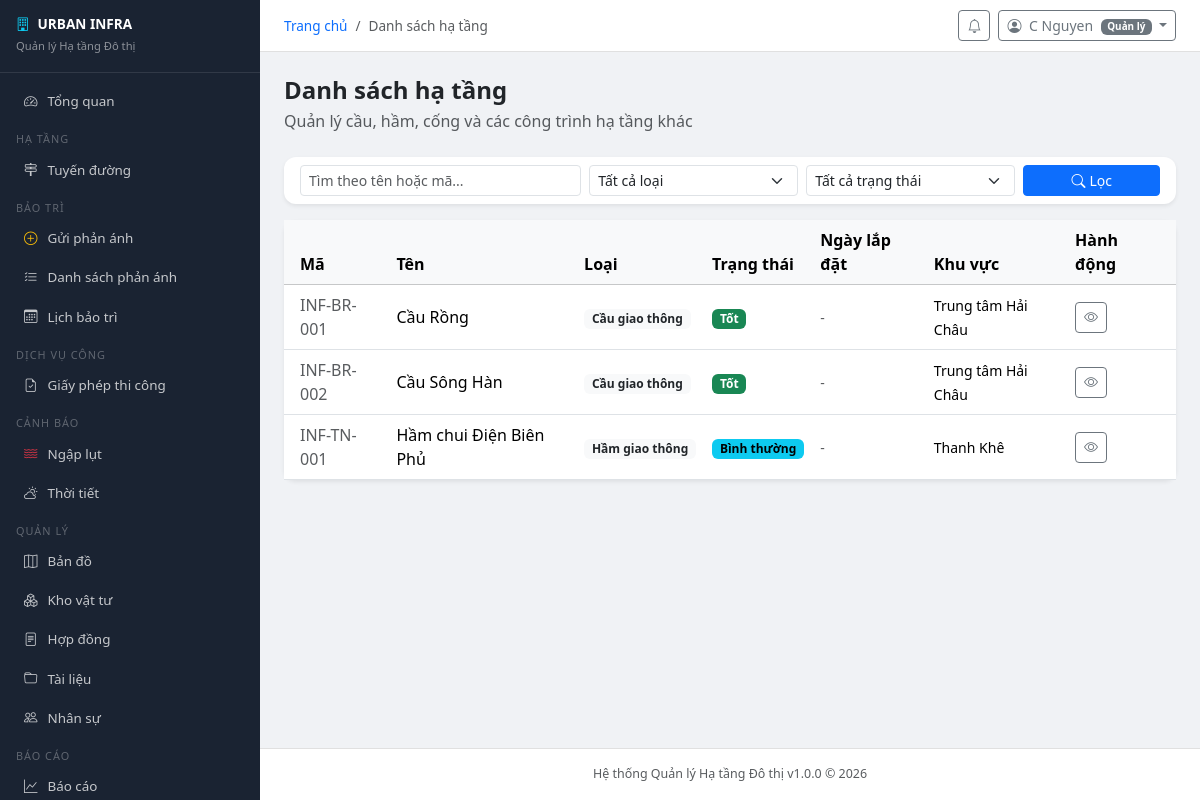
Page /infrastructure/infra/ (signed in) on the committed database.
### accounts/models.py (models this page shows, shortened)
class User(AbstractUser):
    ROLE_CHOICES = [
        ('admin', 'Quản trị viên hệ thống'),
        ('manager', 'Quản lý'),
        ('staff', 'Cán bộ kỹ thuật'),
        ('inspector', 'Kiểm định viên'),
        ('citizen', 'Người dân'),
    ]
    role = models.CharField('Vai trò', max_length=20, choices=ROLE_CHOICES, default='citizen')
    phone = models.CharField('Số điện thoại', max_length=15, blank=True)
    avatar = models.ImageField('Ảnh đại diện', upload_to='avatars/', blank=True, null=True)
    address = models.TextField('Địa chỉ', blank=True)
    district = models.CharField('Quận/Huyện', max_length=100, blank=True)
    ward = models.CharField('Phường/Xã', max_length=100, blank=True)
    is_locked = models.BooleanField('Bị khóa', default=False)
    locked_reason = models.TextField('Lý do khóa', blank=True)
    otp_secret = models.CharField(max_length=32, blank=True)
    two_factor_enabled = models.BooleanField('Xác thực 2 bước', default=False)
    created_at = models.DateTimeField('Ngày tạo', auto_now_add=True)
    updated_at = models.DateTimeField('Cập nhật', auto_now=True)
    class Meta:
        verbose_name = 'Người dùng'
        verbose_name_plural = 'Người dùng'
    @property
    def is_admin(self):
        return self.role == 'admin' or self.is_superuser
    @property
    def is_staff_member(self):
        return self.role in ('admin', 'manager', 'staff', 'inspector')

### infrastructure/models.py (models this page shows, shortened)
class Infrastructure(models.Model):
    STATUS_CHOICES = [
        ('good', 'Tốt'),
        ('normal', 'Bình thường'),
        ('needs_repair', 'Cần sửa chữa'),
        ('critical', 'Nguy hiểm'),
    ]
    type = models.ForeignKey(InfrastructureType, on_delete=models.CASCADE, verbose_name='Loại')
    name = models.CharField('Tên', max_length=200)
    code = models.CharField('Mã', max_length=50, unique=True)
    status = models.CharField('Trạng thái', max_length=15, choices=STATUS_CHOICES, default='good')
    installed_date = models.DateField('Ngày lắp đặt', null=True, blank=True)
    managing_unit = models.CharField('Đơn vị quản lý', max_length=200, blank=True)
    zone = models.ForeignKey(ManagementZone, on_delete=models.SET_NULL, null=True, blank=True)
    latitude = models.FloatField('Vĩ độ', null=True, blank=True)
    longitude = models.FloatField('Kinh độ', null=True, blank=True)
    description = models.TextField('Mô tả', blank=True)
    expected_lifespan_years = models.IntegerField('Tuổi thọ dự kiến (năm)', default=20)
    notes = models.TextField('Ghi chú', blank=True)
    created_at = models.DateTimeField(auto_now_add=True)
    updated_at = models.DateTimeField(auto_now=True)
    class Meta:
        verbose_name = 'Hạ tầng'
        verbose_name_plural = 'Hạ tầng'
        ordering = ['name']

class InfrastructureType(models.Model):
    name = models.CharField('Tên loại', max_length=100)
    code = models.CharField('Mã', max_length=20, unique=True)
    description = models.TextField('Mô tả', blank=True)
    class Meta:
        verbose_name = 'Loại hạ tầng'
        verbose_name_plural = 'Loại hạ tầng'

class ManagementZone(models.Model):
    name = models.CharField('Tên khu vực', max_length=100)
    district = models.CharField('Quận/Huyện', max_length=100)
    description = models.TextField('Mô tả', blank=True)
    manager = models.ForeignKey(User, on_delete=models.SET_NULL, null=True, blank=True,
                                 related_name='managed_zones', verbose_name='Người quản lý')
    class Meta:
        verbose_name = 'Khu vực quản lý'
        verbose_name_plural = 'Khu vực quản lý'

### infrastructure/views.py (the view)
# urls.py: path('infra/', views.infrastructure_list, name='infra_list'),
@login_required
def infrastructure_list(request):
    items = Infrastructure.objects.select_related('type', 'zone').all()
    q = request.GET.get('q', '')
    zone = request.GET.get('zone', '')
    if q:
        items = items.filter(Q(name__icontains=q) | Q(code__icontains=q))
    if zone:
        items = items.filter(zone_id=zone)
    paginator = Paginator(items, 20)
    page = paginator.get_page(request.GET.get('page', 1))
    return render(request, 'infrastructure/infra_list.html', {
        'page_obj': page,
        'zones': ManagementZone.objects.all(),
        'page_title': 'Danh sách hạ tầng',
    })

### urban_infra/context_processors.py (called while the page is built)
def global_context(request):
    context = {
        'SYSTEM_NAME': settings.SYSTEM_NAME,
        'SYSTEM_SHORT_NAME': settings.SYSTEM_SHORT_NAME,
        'SYSTEM_VERSION': settings.SYSTEM_VERSION,
    }
    if request.user.is_authenticated:
        from notifications.models import Notification
        context['unread_count'] = Notification.objects.filter(
            recipient=request.user, is_read=False
        ).count()
    return context

### infrastructure/templates/infrastructure/infra_list.html (shortened to what this page needs)
{% extends "base.html" %}
{% block content %}
<div class="d-flex flex-wrap justify-content-between align-items-center gap-2 mb-4">
  <div>
    <h4 class="fw-bold mb-1">Danh sách hạ tầng</h4>
    <p class="text-muted mb-0">Quản lý cầu, hầm, cống và các công trình hạ tầng khác</p>
  </div>
</div>
<div class="card border-0 shadow-sm mb-3">
  <div class="card-body py-2">
    <form method="get" class="row g-2 align-items-end">
      <div class="col-sm-4">
        <input type="text" name="q" value="{{ request.GET.q }}" class="form-control form-control-sm" placeholder="Tìm theo tên hoặc mã...">
      </div>
      <div class="col-sm-3">
        <select name="type" class="form-select form-select-sm">
          <option value="">Tất cả loại</option>
        </select>
      </div>
      <div class="col-sm-3">
        <select name="status" class="form-select form-select-sm">
          <option value="">Tất cả trạng thái</option>
        </select>
      </div>
      <div class="col-sm-2">
        <button type="submit" class="btn btn-primary btn-sm w-100">
          <i class="bi bi-search me-1"></i>Lọc
        </button>
      </div>
    </form>
  </div>
</div>
<div class="card border-0 shadow-sm">
  <div class="card-body p-0">
    <div class="table-responsive">
      <table class="table table-hover align-middle mb-0">
        <thead class="table-light">
          <tr>
            <th class="ps-3">Mã</th>
            <th>Tên</th>
            <th>Loại</th>
            <th>Trạng thái</th>
            <th>Ngày lắp đặt</th>
            <th>Khu vực</th>
            <th class="pe-3">Hành động</th>
          </tr>
        </thead>
        <tbody>
          {% for infra in page_obj %}
          <tr>
            <td class="ps-3 text-muted fw-medium">{{ infra.code }}</td>
            <td class="fw-medium">{{ infra.name }}</td>
            <td>
              <span class="badge bg-light text-dark">{{ infra.type.name }}</span>
            </td>
            <td>
              {% with status=infra.status %}
                {% if status == 'good' %}
                  <span class="badge text-bg-success">Tốt</span>
                {% elif status == 'normal' %}
                  <span class="badge text-bg-info">Bình thường</span>
                {% elif status == 'needs_repair' %}
                  <span class="badge text-bg-warning text-dark">Cần sửa chữa</span>
                {% elif status == 'critical' %}
                  <span class="badge text-bg-danger">Nguy hiểm</span>
                {% endif %}
              {% endwith %}
            </td>
            <td>
              <small>
                {% if infra.installed_date %}
                  {{ infra.installed_date|date:"d/m/Y" }}
                {% else %}
                  <span class="text-muted">-</span>
                {% endif %}
              </small>
            </td>
            <td>
              <small>{{ infra.zone.name|default:"N/A" }}</small>
            </td>
            <td class="pe-3">
              <div class="btn-group btn-group-sm" role="group">
                <a href="{% url 'infrastructure:infra_detail' infra.pk %}" class="btn btn-outline-secondary" title="Xem chi tiết">
                  <i class="bi bi-eye"></i>
                </a>
              </div>
            </td>
          </tr>
          {% endfor %}
        </tbody>
      </table>
    </div>
  </div>
</div>
{% endblock %}

### templates/base.html (shortened to what this page needs)
<!DOCTYPE html>
<html lang="vi">
<head>
<link rel="stylesheet" href="https://cdnjs.cloudflare.com/ajax/libs/bootstrap/5.3.2/css/bootstrap.min.css">
<link rel="stylesheet" href="https://cdnjs.cloudflare.com/ajax/libs/bootstrap-icons/1.11.3/font/bootstrap-icons.min.css">
</head>
<body>
{% if user.is_authenticated %}
<div class="sidebar" id="sidebar">
  <div class="brand">
    <h6><i class="bi bi-building me-2 text-info"></i>{{ SYSTEM_SHORT_NAME }}</h6>
    <small>Quản lý Hạ tầng Đô thị</small>
  </div>
  <nav class="py-2">
    <a href="{% url 'dashboard' %}" class="nav-link"><i class="bi bi-speedometer2"></i>Tổng quan</a>
    <div class="nav-section">Hạ tầng</div>
    <a href="{% url 'infrastructure:road_list' %}" class="nav-link"><i class="bi bi-signpost-2"></i>Tuyến đường</a>
    <div class="nav-section">Bảo trì</div>
    <a href="{% url 'maintenance:request_create' %}" class="nav-link"><i class="bi bi-plus-circle text-warning"></i>Gửi phản ánh</a>
    <a href="{% url 'maintenance:request_list' %}" class="nav-link"><i class="bi bi-list-check"></i>Danh sách phản ánh</a>
    <a href="{% url 'maintenance:schedule_list' %}" class="nav-link"><i class="bi bi-calendar3"></i>Lịch bảo trì</a>
    <div class="nav-section">Dịch vụ công</div>
    <a href="{% url 'permits:list' %}" class="nav-link"><i class="bi bi-file-earmark-check"></i>Giấy phép thi công</a>
    <div class="nav-section">Cảnh báo</div>
    <a href="{% url 'flood:alert_list' %}" class="nav-link"><i class="bi bi-water text-danger"></i>Ngập lụt</a>
    <a href="{% url 'weather:current' %}" class="nav-link"><i class="bi bi-cloud-sun"></i>Thời tiết</a>
    <div class="nav-section">Quản lý</div>
    <a href="{% url 'maps:map' %}" class="nav-link"><i class="bi bi-map"></i>Bản đồ</a>
    <a href="{% url 'inventory:material_list' %}" class="nav-link"><i class="bi bi-boxes"></i>Kho vật tư</a>
    <a href="{% url 'contracts:contract_list' %}" class="nav-link"><i class="bi bi-file-text"></i>Hợp đồng</a>
    <a href="{% url 'documents:list' %}" class="nav-link"><i class="bi bi-folder"></i>Tài liệu</a>
    {% if user.is_staff_member %}
    <a href="{% url 'hr:employee_list' %}" class="nav-link"><i class="bi bi-people"></i>Nhân sự</a>
    {% endif %}
    <div class="nav-section">Báo cáo</div>
    <a href="{% url 'reports:summary' %}" class="nav-link"><i class="bi bi-graph-up"></i>Báo cáo</a>
  </nav>
</div>
<div class="main-content">
  <div class="topbar">
    <div class="d-flex align-items-center gap-3">
      <nav>
        <ol class="breadcrumb mb-0" style="font-size:.85rem">
          <li class="breadcrumb-item"><a href="/" class="text-decoration-none">Trang chủ</a></li>
          {% if page_title %}<li class="breadcrumb-item active">{{ page_title }}</li>{% endif %}
        </ol>
      </nav>
    </div>
    <div class="d-flex align-items-center gap-2">
      <a href="{% url 'notifications:list' %}" class="btn btn-sm btn-outline-secondary position-relative">
        <i class="bi bi-bell"></i>
      </a>
      <div class="dropdown">
        <button class="btn btn-sm btn-outline-secondary dropdown-toggle" data-bs-toggle="dropdown">
          <i class="bi bi-person-circle me-1"></i>
          {{ user.get_full_name|default:user.username }}
          <span class="badge bg-secondary ms-1" style="font-size:.62rem">{{ user.get_role_display }}</span>
        </button>
      </div>
    </div>
  </div>
  <div class="content-area">
{% endif %}
{% block content %}{% endblock %}
{% if user.is_authenticated %}
  </div>
  <footer class="text-center py-3 text-muted"
          style="font-size:.78rem; border-top:1px solid #e0e0e0; background:#fff;">
    {{ SYSTEM_NAME }} v{{ SYSTEM_VERSION }} &copy; {% now "Y" %}
  </footer>
</div>
{% else %}
</div>
{% endif %}
</body>
</html>

### templates/base.html (style rules this page uses)
:root { --sidebar-width: 260px; --sidebar-bg: #1a2332; --sidebar-hover: #2c3e55; }
body { font-family: 'Segoe UI', sans-serif; background: #f0f2f5; }
.sidebar { width: var(--sidebar-width); height: 100vh; background: var(--sidebar-bg); position: fixed; top: 0; left: 0; z-index: 1000; overflow-y: auto; }
.sidebar .brand { padding: 16px; border-bottom: 1px solid rgba(255,255,255,.1); }
.sidebar .brand h6 { color: #fff; font-weight: 700; margin: 0; font-size: .85rem; }
.sidebar .brand small { color: rgba(255,255,255,.5); font-size: .7rem; }
.sidebar .nav-link { color: rgba(255,255,255,.75); padding: 9px 16px; border-radius: 6px; margin: 1px 8px; font-size: .84rem; display: flex; align-items: center; gap: 10px; text-decoration: none; }
.nav-section { color: rgba(255,255,255,.3); font-size: .68rem; text-transform: uppercase; letter-spacing: 1px; padding: 10px 16px 2px; }
.main-content { margin-left: var(--sidebar-width); min-height: 100vh; display: flex; flex-direction: column; }
.topbar { background: #fff; padding: 10px 24px; border-bottom: 1px solid #e0e0e0; display: flex; align-items: center; justify-content: space-between; position: sticky; top: 0; z-index: 100; }
.content-area { padding: 24px; flex: 1; }
.card { border: none; border-radius: 12px; box-shadow: 0 2px 8px rgba(0,0,0,.06); }

### rows in the picture
User: get_full_name "C Nguyen", role "Quản lý"
Infrastructure: code "INF-BR-001", name "Cầu Rồng", type.name "Cầu giao thông", status "Tốt", zone.name "Trung tâm Hải Châu"
Infrastructure: code "INF-BR-002", name "Cầu Sông Hàn", type.name "Cầu giao thông", status "Tốt", zone.name "Trung tâm Hải Châu"
Infrastructure: code "INF-TN-001", name "Hầm chui Điện Biên Phủ", type.name "Hầm giao thông", status "Bình thường", zone.name "Thanh Khê"

### other values in the picture
{{ SYSTEM_SHORT_NAME }} "URBAN INFRA"
{{ page_title }} "Danh sách hạ tầng"
{{ SYSTEM_NAME }} "Hệ thống Quản lý Hạ tầng Đô thị"
{{ SYSTEM_VERSION }} "1.0.0"
